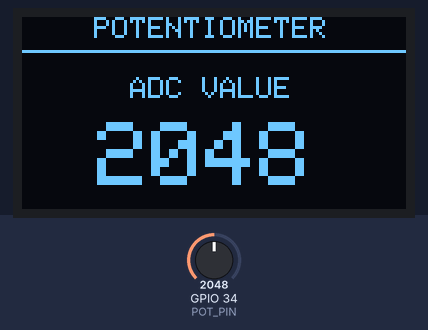
Bench run of a sketch on a simulated ESP32. Parts: 128×64 one-colour display. The inputs (shaded band) are chosen by the test bench; at power-on: GPIO 34 (POT_PIN) = 2048.

Above: at 1.2 s.
1.3 s: GPIO 34 (POT_PIN) set to 2866
At 1.9 s:
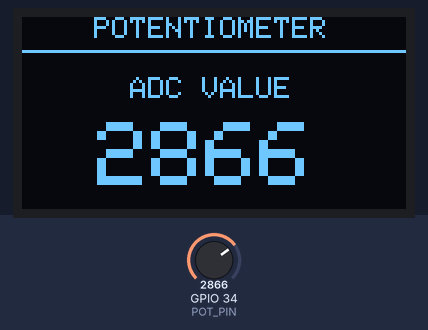
2.8 s: GPIO 34 (POT_PIN) set to 3603
At 3.3 s:
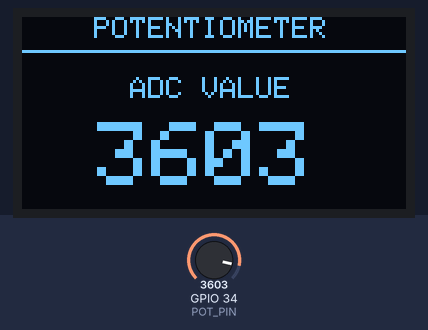
4.3 s: GPIO 34 (POT_PIN) set to 4095
At 4.8 s:
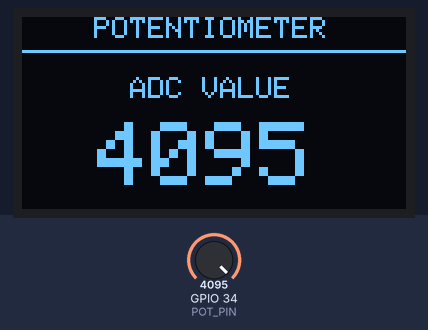
Timing chart, 0 to 7.3 s (numbered marks = the images above; inputs shaded):
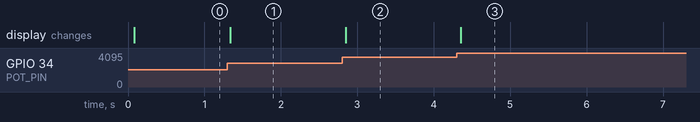

The sketch:

ADC_Value_V1.ino
```cpp
#include <Wire.h>
#include <Adafruit_GFX.h>
#include <Adafruit_SSD1306.h>

#define SCREEN_WIDTH 128
#define SCREEN_HEIGHT 64

Adafruit_SSD1306 display(SCREEN_WIDTH, SCREEN_HEIGHT, &Wire, -1);

#define POT_PIN 34

void updateDisplay(int adcValue)
{
  display.clearDisplay();

  display.setTextColor(SSD1306_WHITE);

  display.setTextSize(1);
  display.setCursor(24, 0);
  display.println("POTENTIOMETER");

  display.drawLine(0, 11, 127, 11, SSD1306_WHITE);

  display.setTextSize(1);
  display.setCursor(36, 20);
  display.println("ADC VALUE");

  display.setTextSize(3);
  display.setCursor(25, 35);
  display.println(adcValue);

  display.display();
}

void setup() {
  pinMode(POT_PIN, INPUT);

  if(!display.begin(SSD1306_SWITCHCAPVCC, 0x3C))
  {
    while(true)
    {

    }
  }

  display.clearDisplay();
  display.display();

}

void loop() {
  int potValue=analogRead(POT_PIN);

  updateDisplay(potValue);

  delay(100);
}
```

Measured:
- after the input at 1.3 s, the display: changes at once (image 1)
- after the input at 2.8 s, the display: changes after 0.05 s (image 2)
- after the input at 4.3 s, the display: changes after 0.06 s (image 3)
